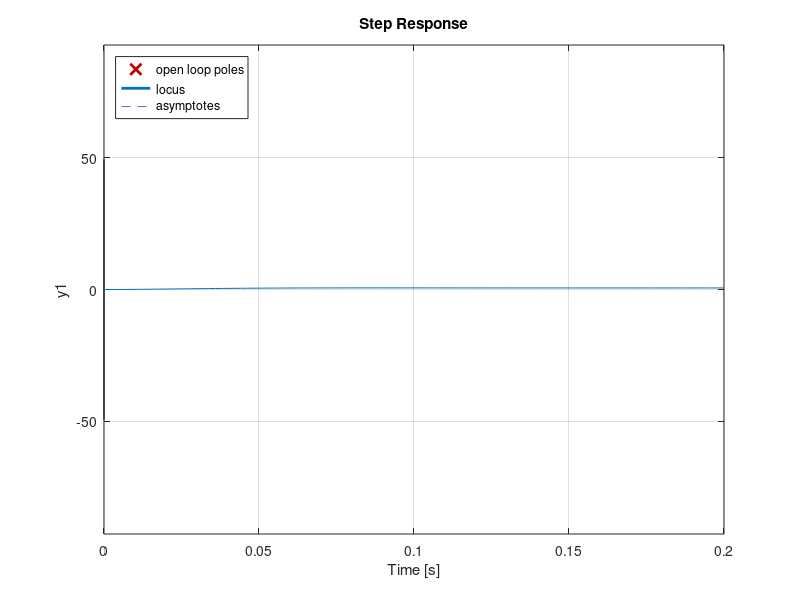

MATLAB code to generate this figure:
close all; clear all; history -c; clc;
pkg load control;

s = tf('s');
G3 = 1200/(s^2 + 70*s + 1000);

% Inciso 1:
% Si queremos una respuesta criticamente amortiguada, se tendran dos raices
% reales negativas e iguales, por lo que buscaremos que el LdR coincida con
% el eje x, osea que graficaremos el LdR y veremos este punto:
rlocus(G3)                                          % s31 = -35

% Se verifica que podemos obtener el valor, tanto analíticamente mediante su
% formula, como graficamente mediante el uso del rlocusx()
s31 = -35;
K = 1/abs(1200/(s31^2 + 70*s31 + 1000))             % k = 0.1875

rlocusx(G3)                                         % k = 0.19 aproximadamente

% Inciso 2:
% Un sobrepasamiento máximo del 4% corresponde a un cierto valor de psita el
% cual se puede calcular a continuación:
psita = sqrt((log(0.04)^2)/(pi^2 + log(0.04)^2))    % psita = 0.7156
% Se verifica donde coinciden los valores de psita con el LdR mediante el rlocus
rlocus(G3); sgrid(psita, [20 40 60 80])

s32 = -35 + j*35.15;
K = 1/abs(1200/(s32^2 + 70*s32 + 1000))              % k = 1.2171
% Verificamos este resultado mediante el rlocusx():
rlocusx(G3)                                          % k = 1.21 aproximadamente

% Inciso 3:
FdTLC3 = feedback(G3*1.2171, 1);
step(FdTLC3)
